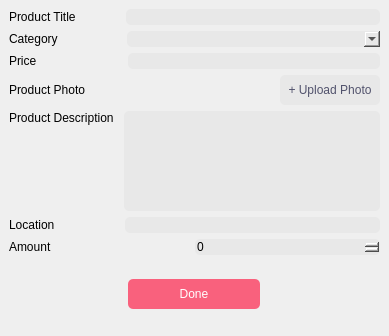
         <widget class="QWidget" name="sell">
          <layout class="QGridLayout" name="gridLayout_22">
           <property name="leftMargin">
            <number>0</number>
           </property>
           <property name="topMargin">
            <number>0</number>
           </property>
           <property name="rightMargin">
            <number>0</number>
           </property>
           <property name="bottomMargin">
            <number>0</number>
           </property>
           <property name="spacing">
            <number>0</number>
           </property>
           <item row="0" column="0">
            <widget class="QWidget" name="widget_11" native="true">
             <property name="maximumSize">
              <size>
               <width>700</width>
               <height>16777215</height>
              </size>
             </property>
             <layout class="QGridLayout" name="gridLayout_73">
              <item row="0" column="0">
               <widget class="QWidget" name="widget_12" native="true">
                <layout class="QGridLayout" name="gridLayout_25">
                 <property name="leftMargin">
                  <number>0</number>
                 </property>
                 <property name="topMargin">
                  <number>0</number>
                 </property>
                 <property name="rightMargin">
                  <number>0</number>
                 </property>
                 <property name="bottomMargin">
                  <number>0</number>
                 </property>
                 <property name="horizontalSpacing">
                  <number>50</number>
                 </property>
                 <property name="verticalSpacing">
                  <number>0</number>
                 </property>
                 <item row="0" column="0">
                  <widget class="QWidget" name="widget_13" native="true">
                   <layout class="QGridLayout" name="gridLayout_23">
                    <property name="leftMargin">
                     <number>0</number>
                    </property>
                    <property name="topMargin">
                     <number>0</number>
                    </property>
                    <property name="rightMargin">
                     <number>0</number>
                    </property>
                    <property name="bottomMargin">
                     <number>0</number>
                    </property>
                    <property name="spacing">
                     <number>0</number>
                    </property>
                    <item row="0" column="0">
                     <widget class="QLabel" name="label_15">
                      <property name="styleSheet">
                       <string notr="true">font: 500 11pt &quot;Josefin Sans Medium&quot;;
color: rgb(0,0,0);</string>
                      </property>
                      <property name="text">
                       <string>Product Title</string>
                      </property>
                     </widget>
                    </item>
                   </layout>
                  </widget>
                 </item>
                 <item row="0" column="1">
                  <widget class="QWidget" name="widget_14" native="true">
                   <layout class="QGridLayout" name="gridLayout_24">
                    <property name="leftMargin">
                     <number>0</number>
                    </property>
                    <property name="topMargin">
                     <number>0</number>
                    </property>
                    <property name="rightMargin">
                     <number>0</number>
                    </property>
                    <property name="bottomMargin">
                     <number>0</number>
                    </property>
                    <property name="spacing">
                     <number>0</number>
                    </property>
                    <item row="0" column="0">
                     <widget class="QLineEdit" name="productTitle">
                      <property name="maximumSize">
                       <size>
                        <width>540</width>
                        <height>16777215</height>
                       </size>
                      </property>
                      <property name="styleSheet">
                       <string notr="true">background-color: #e8e8e8;
color: rgb(232, 232, 232);
border-radius: 5px;
color: rgb(0,0,0);</string>
                      </property>
                     </widget>
                    </item>
                   </layout>
                  </widget>
                 </item>
                </layout>
               </widget>
              </item>
              <item row="1" column="0">
               <widget class="QWidget" name="widget_15" native="true">
                <layout class="QGridLayout" name="gridLayout_28">
                 <property name="leftMargin">
                  <number>0</number>
                 </property>
                 <property name="topMargin">
                  <number>0</number>
                 </property>
                 <property name="rightMargin">
                  <number>0</number>
                 </property>
                 <property name="bottomMargin">
                  <number>0</number>
                 </property>
                 <property name="horizontalSpacing">
                  <number>69</number>
                 </property>
                 <property name="verticalSpacing">
                  <number>0</number>
                 </property>
                 <item row="0" column="0">
                  <widget class="QWidget" name="widget_16" native="true">
                   <property name="sizePolicy">
                    <sizepolicy hsizetype="Fixed" vsizetype="Preferred">
                     <horstretch>0</horstretch>
                     <verstretch>0</verstretch>
                    </sizepolicy>
                   </property>
                   <property name="maximumSize">
                    <size>
                     <width>16777215</width>
                     <height>16777215</height>
                    </size>
                   </property>
                   <layout class="QGridLayout" name="gridLayout_26">
                    <property name="leftMargin">
                     <number>0</number>
                    </property>
                    <property name="topMargin">
                     <number>0</number>
                    </property>
                    <property name="rightMargin">
                     <number>0</number>
                    </property>
                    <property name="bottomMargin">
                     <number>0</number>
                    </property>
                    <property name="spacing">
                     <number>0</number>
                    </property>
                    <item row="0" column="0">
                     <widget class="QLabel" name="label_16">
                      <property name="sizePolicy">
                       <sizepolicy hsizetype="Minimum" vsizetype="Preferred">
                        <horstretch>0</horstretch>
                        <verstretch>0</verstretch>
                       </sizepolicy>
                      </property>
                      <property name="styleSheet">
                       <string notr="true">font: 500 11pt &quot;Josefin Sans Medium&quot;;
color: rgb(0,0,0);</string>
                      </property>
                      <property name="text">
                       <string>Category</string>
                      </property>
                     </widget>
                    </item>
                   </layout>
                  </widget>
                 </item>
                 <item row="0" column="1">
                  <widget class="QWidget" name="widget_17" native="true">
                   <layout class="QGridLayout" name="gridLayout_27">
                    <property name="leftMargin">
                     <number>0</number>
                    </property>
                    <property name="topMargin">
                     <number>0</number>
                    </property>
                    <property name="rightMargin">
                     <number>0</number>
                    </property>
                    <property name="bottomMargin">
                     <number>0</number>
                    </property>
                    <property name="spacing">
                     <number>0</number>
                    </property>
                    <item row="0" column="0">
                     <widget class="QComboBox" name="productCategory">
                      <property name="maximumSize">
                       <size>
                        <width>540</width>
                        <height>16777215</height>
                       </size>
                      </property>
                      <property name="styleSheet">
                       <string notr="true">background-color: #e8e8e8;
color: rgb(232, 232, 232);
border-radius: 5px;
color: rgb(0,0,0);</string>
                      </property>
                     </widget>
                    </item>
                   </layout>
                  </widget>
                 </item>
                </layout>
               </widget>
              </item>
              <item row="2" column="0">
               <widget class="QWidget" name="widget_18" native="true">
                <layout class="QGridLayout" name="gridLayout_31">
                 <property name="leftMargin">
                  <number>0</number>
                 </property>
                 <property name="topMargin">
                  <number>0</number>
                 </property>
                 <property name="rightMargin">
                  <number>0</number>
                 </property>
                 <property name="bottomMargin">
                  <number>0</number>
                 </property>
                 <property name="horizontalSpacing">
                  <number>91</number>
                 </property>
                 <property name="verticalSpacing">
                  <number>0</number>
                 </property>
                 <item row="0" column="0">
                  <widget class="QWidget" name="widget_19" native="true">
                   <layout class="QGridLayout" name="gridLayout_29">
                    <property name="leftMargin">
                     <number>0</number>
                    </property>
                    <property name="topMargin">
                     <number>0</number>
                    </property>
                    <property name="rightMargin">
                     <number>0</number>
                    </property>
                    <property name="bottomMargin">
                     <number>0</number>
                    </property>
                    <property name="spacing">
                     <number>0</number>
                    </property>
                    <item row="0" column="0">
                     <widget class="QLabel" name="label_17">
                      <property name="styleSheet">
                       <string notr="true">font: 500 11pt &quot;Josefin Sans Medium&quot;;
color: rgb(0,0,0);</string>
                      </property>
                      <property name="text">
                       <string>Price</string>
                      </property>
                     </widget>
                    </item>
                   </layout>
                  </widget>
                 </item>
                 <item row="0" column="1">
                  <widget class="QWidget" name="widget_20" native="true">
                   <layout class="QGridLayout" name="gridLayout_30">
                    <property name="leftMargin">
                     <number>0</number>
                    </property>
                    <property name="topMargin">
                     <number>0</number>
                    </property>
                    <property name="rightMargin">
                     <number>0</number>
                    </property>
                    <property name="bottomMargin">
                     <number>0</number>
                    </property>
                    <property name="spacing">
                     <number>0</number>
                    </property>
                    <item row="0" column="0">
                     <widget class="QLineEdit" name="productPrice">
                      <property name="maximumSize">
                       <size>
                        <width>540</width>
                        <height>16777215</height>
                       </size>
                      </property>
                      <property name="styleSheet">
                       <string notr="true">background-color: #e8e8e8;
color: rgb(232, 232, 232);
border-radius: 5px;
color: rgb(0,0,0);</string>
                      </property>
                     </widget>
                    </item>
                   </layout>
                  </widget>
                 </item>
                </layout>
               </widget>
              </item>
              <item row="3" column="0">
               <widget class="QWidget" name="widget_21" native="true">
                <layout class="QGridLayout" name="gridLayout_34">
                 <property name="leftMargin">
                  <number>0</number>
                 </property>
                 <property name="topMargin">
                  <number>0</number>
                 </property>
                 <property name="rightMargin">
                  <number>0</number>
                 </property>
                 <property name="bottomMargin">
                  <number>0</number>
                 </property>
                 <property name="horizontalSpacing">
                  <number>39</number>
                 </property>
                 <property name="verticalSpacing">
                  <number>0</number>
                 </property>
                 <item row="0" column="0">
                  <widget class="QWidget" name="widget_22" native="true">
                   <property name="sizePolicy">
                    <sizepolicy hsizetype="Fixed" vsizetype="Preferred">
                     <horstretch>0</horstretch>
                     <verstretch>0</verstretch>
                    </sizepolicy>
                   </property>
                   <layout class="QGridLayout" name="gridLayout_32">
                    <property name="leftMargin">
                     <number>0</number>
                    </property>
                    <property name="topMargin">
                     <number>0</number>
                    </property>
                    <property name="rightMargin">
                     <number>0</number>
                    </property>
                    <property name="bottomMargin">
                     <number>0</number>
                    </property>
                    <property name="spacing">
                     <number>0</number>
                    </property>
                    <item row="0" column="0">
                     <widget class="QLabel" name="label_18">
                      <property name="styleSheet">
                       <string notr="true">font: 500 11pt &quot;Josefin Sans Medium&quot;;
color: rgb(0,0,0);</string>
                      </property>
                      <property name="text">
                       <string>Product Photo</string>
                      </property>
                     </widget>
                    </item>
                   </layout>
                  </widget>
                 </item>
                 <item row="0" column="2">
                  <widget class="QWidget" name="widget_23" native="true">
                   <property name="maximumSize">
                    <size>
                     <width>100</width>
                     <height>16777215</height>
                    </size>
                   </property>
                   <layout class="QGridLayout" name="gridLayout_33">
                    <property name="leftMargin">
                     <number>0</number>
                    </property>
                    <property name="topMargin">
                     <number>0</number>
                    </property>
                    <property name="rightMargin">
                     <number>0</number>
                    </property>
                    <property name="bottomMargin">
                     <number>0</number>
                    </property>
                    <property name="spacing">
                     <number>0</number>
                    </property>
                    <item row="0" column="0">
                     <widget class="QPushButton" name="uploadPhotoBtn">
                      <property name="minimumSize">
                       <size>
                        <width>0</width>
                        <height>30</height>
                       </size>
                      </property>
                      <property name="styleSheet">
                       <string notr="true">background-color: #e8e8e8;
border-radius: 5px;
color: #51526C;
font: 500 9pt &quot;Josefin Sans Medium&quot;;

</string>
                      </property>
                      <property name="text">
                       <string>+ Upload Photo</string>
                      </property>
                     </widget>
                    </item>
                   </layout>
                  </widget>
                 </item>
                 <item row="0" column="1">
                  <widget class="QWidget" name="uploadedPic" native="true"/>
                 </item>
                </layout>
               </widget>
              </item>
              <item row="4" column="0">
               <widget class="QWidget" name="widget_24" native="true">
                <property name="maximumSize">
                 <size>
                  <width>16777215</width>
                  <height>100</height>
                 </size>
                </property>
                <layout class="QGridLayout" name="gridLayout_39">
                 <property name="leftMargin">
                  <number>0</number>
                 </property>
                 <property name="topMargin">
                  <number>0</number>
                 </property>
                 <property name="rightMargin">
                  <number>0</number>
                 </property>
                 <property name="bottomMargin">
                  <number>0</number>
                 </property>
                 <property name="horizontalSpacing">
                  <number>10</number>
                 </property>
                 <property name="verticalSpacing">
                  <number>0</number>
                 </property>
                 <item row="0" column="0">
                  <widget class="QWidget" name="widget_25" native="true">
                   <layout class="QGridLayout" name="gridLayout_37">
                    <property name="leftMargin">
                     <number>0</number>
                    </property>
                    <property name="topMargin">
                     <number>0</number>
                    </property>
                    <property name="rightMargin">
                     <number>0</number>
                    </property>
                    <property name="bottomMargin">
                     <number>0</number>
                    </property>
                    <property name="spacing">
                     <number>0</number>
                    </property>
                    <item row="0" column="0">
                     <widget class="QLabel" name="label_19">
                      <property name="styleSheet">
                       <string notr="true">font: 500 11pt &quot;Josefin Sans Medium&quot;;
color: rgb(0,0,0);</string>
                      </property>
                      <property name="text">
                       <string>Product Description</string>
                      </property>
                      <property name="alignment">
                       <set>Qt::AlignLeading|Qt::AlignLeft|Qt::AlignTop</set>
                      </property>
                     </widget>
                    </item>
                   </layout>
                  </widget>
                 </item>
                 <item row="0" column="1">
                  <widget class="QWidget" name="widget_26" native="true">
                   <property name="maximumSize">
                    <size>
                     <width>16777215</width>
                     <height>100</height>
                    </size>
                   </property>
                   <layout class="QGridLayout" name="gridLayout_38">
                    <property name="leftMargin">
                     <number>0</number>
                    </property>
                    <property name="topMargin">
                     <number>0</number>
                    </property>
                    <property name="rightMargin">
                     <number>0</number>
                    </property>
                    <property name="bottomMargin">
                     <number>0</number>
                    </property>
                    <property name="spacing">
                     <number>0</number>
                    </property>
                    <item row="2" column="0">
                     <widget class="QPlainTextEdit" name="productDesc">
                      <property name="maximumSize">
                       <size>
                        <width>540</width>
                        <height>100</height>
                       </size>
                      </property>
                      <property name="autoFillBackground">
                       <bool>false</bool>
                      </property>
                      <property name="styleSheet">
                       <string notr="true">background-color: #e8e8e8;
color: rgb(232, 232, 232);
border-radius: 5px;
color: rgb(0,0,0);</string>
                      </property>
                     </widget>
                    </item>
                   </layout>
                  </widget>
                 </item>
                </layout>
               </widget>
              </item>
              <item row="5" column="0">
               <widget class="QWidget" name="widget_27" native="true">
                <layout class="QGridLayout" name="gridLayout_40">
                 <property name="leftMargin">
                  <number>0</number>
                 </property>
                 <property name="topMargin">
                  <number>0</number>
                 </property>
                 <property name="rightMargin">
                  <number>0</number>
                 </property>
                 <property name="bottomMargin">
                  <number>0</number>
                 </property>
                 <property name="horizontalSpacing">
                  <number>70</number>
                 </property>
                 <property name="verticalSpacing">
                  <number>0</number>
                 </property>
                 <item row="0" column="0">
                  <widget class="QWidget" name="widget_28" native="true">
                   <layout class="QGridLayout" name="gridLayout_35">
                    <property name="leftMargin">
                     <number>0</number>
                    </property>
                    <property name="topMargin">
                     <number>0</number>
                    </property>
                    <property name="rightMargin">
                     <number>0</number>
                    </property>
                    <property name="bottomMargin">
                     <number>0</number>
                    </property>
                    <property name="spacing">
                     <number>0</number>
                    </property>
                    <item row="0" column="0">
                     <widget class="QLabel" name="label_20">
                      <property name="styleSheet">
                       <string notr="true">font: 500 11pt &quot;Josefin Sans Medium&quot;;
color: rgb(0,0,0);</string>
                      </property>
                      <property name="text">
                       <string>Location</string>
                      </property>
                     </widget>
                    </item>
                   </layout>
                  </widget>
                 </item>
                 <item row="0" column="1">
                  <widget class="QWidget" name="widget_29" native="true">
                   <layout class="QGridLayout" name="gridLayout_36">
                    <property name="leftMargin">
                     <number>0</number>
                    </property>
                    <property name="topMargin">
                     <number>0</number>
                    </property>
                    <property name="rightMargin">
                     <number>0</number>
                    </property>
                    <property name="bottomMargin">
                     <number>0</number>
                    </property>
                    <property name="spacing">
                     <number>0</number>
                    </property>
                    <item row="0" column="0">
                     <widget class="QLineEdit" name="productLocation">
                      <property name="maximumSize">
                       <size>
                        <width>540</width>
                        <height>16777215</height>
                       </size>
                      </property>
                      <property name="styleSheet">
                       <string notr="true">background-color: #e8e8e8;
color: rgb(232, 232, 232);
border-radius: 5px;
color: rgb(0,0,0);</string>
                      </property>
                     </widget>
                    </item>
                   </layout>
                  </widget>
                 </item>
                </layout>
               </widget>
              </item>
              <item row="6" column="0">
               <widget class="QWidget" name="widget_54" native="true">
                <layout class="QGridLayout" name="gridLayout_44">
                 <property name="leftMargin">
                  <number>0</number>
                 </property>
                 <property name="topMargin">
                  <number>0</number>
                 </property>
                 <property name="rightMargin">
                  <number>0</number>
                 </property>
                 <property name="bottomMargin">
                  <number>0</number>
                 </property>
                 <property name="spacing">
                  <number>0</number>
                 </property>
                 <item row="0" column="0">
                  <widget class="QLabel" name="label_11">
                   <property name="styleSheet">
                    <string notr="true">font: 500 11pt &quot;Josefin Sans Medium&quot;;
color: rgb(0,0,0);</string>
                   </property>
                   <property name="text">
                    <string>Amount</string>
                   </property>
                  </widget>
                 </item>
                 <item row="0" column="1">
                  <widget class="QSpinBox" name="productAmount">
                   <property name="styleSheet">
                    <string notr="true">background-color: #e8e8e8;
color: rgb(232, 232, 232);
border-radius: 5px;
color: rgb(0,0,0);</string>
                   </property>
                  </widget>
                 </item>
                </layout>
               </widget>
              </item>
              <item row="7" column="0">
               <widget class="QWidget" name="BtnContainer" native="true">
                <layout class="QGridLayout" name="gridLayout_49">
                 <item row="0" column="0">
                  <widget class="QWidget" name="widget_37" native="true">
                   <property name="maximumSize">
                    <size>
                     <width>150</width>
                     <height>16777215</height>
                    </size>
                   </property>
                   <layout class="QGridLayout" name="gridLayout_48">
                    <item row="0" column="0">
                     <widget class="QPushButton" name="doneAddBtn_1">
                      <property name="minimumSize">
                       <size>
                        <width>0</width>
                        <height>30</height>
                       </size>
                      </property>
                      <property name="styleSheet">
                       <string notr="true">background-color: rgb(249, 97, 125);
font: 500 9pt &quot;Josefin Sans Medium&quot;;
color: white;
border-radius: 5px;</string>
                      </property>
                      <property name="text">
                       <string>Done</string>
                      </property>
                     </widget>
                    </item>
                   </layout>
                  </widget>
                 </item>
                </layout>
               </widget>
              </item>
             </layout>
            </widget>
           </item>
          </layout>
         </widget>
